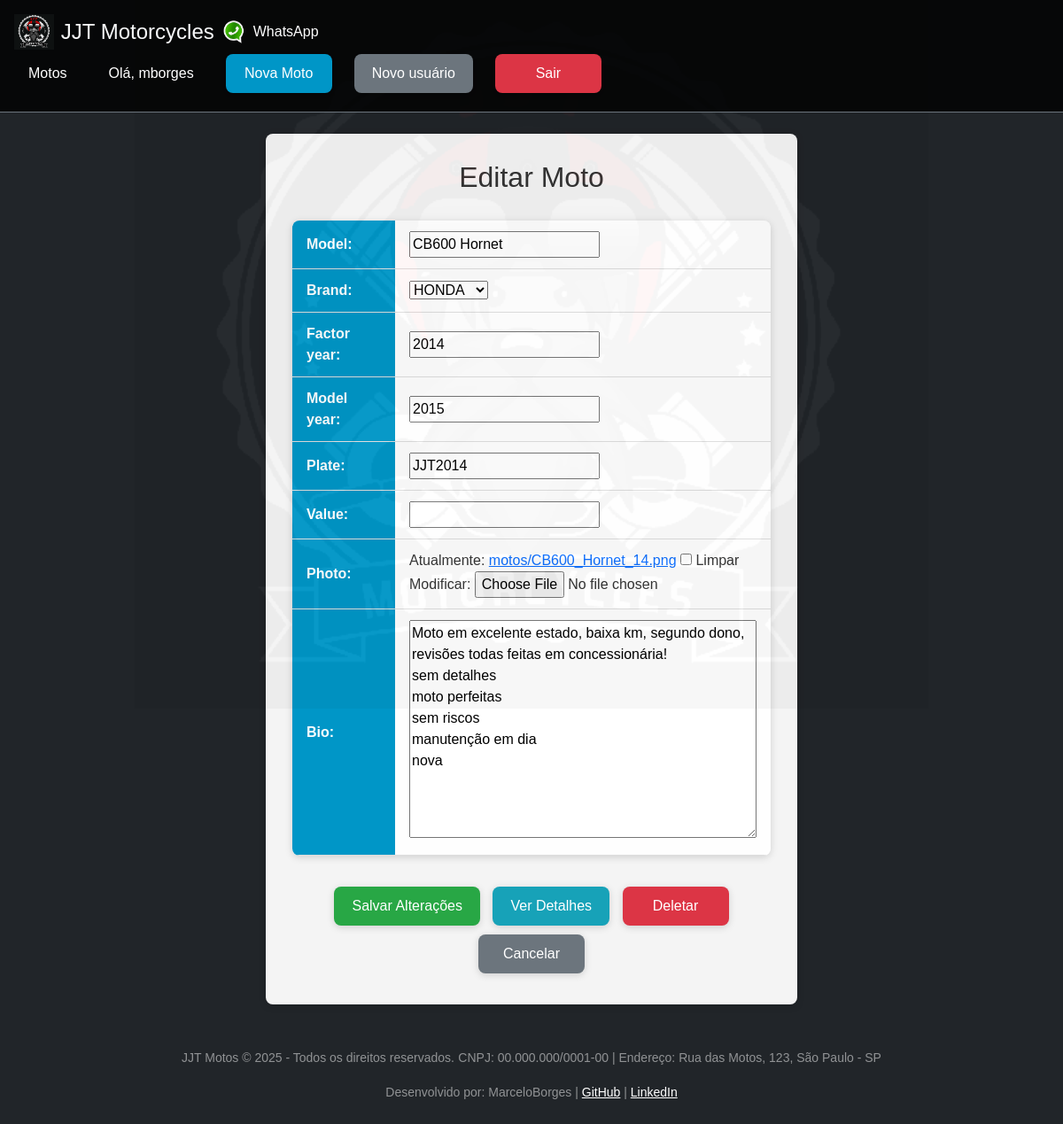
Page /motos/3/update/ (signed in) on the earlier database version.
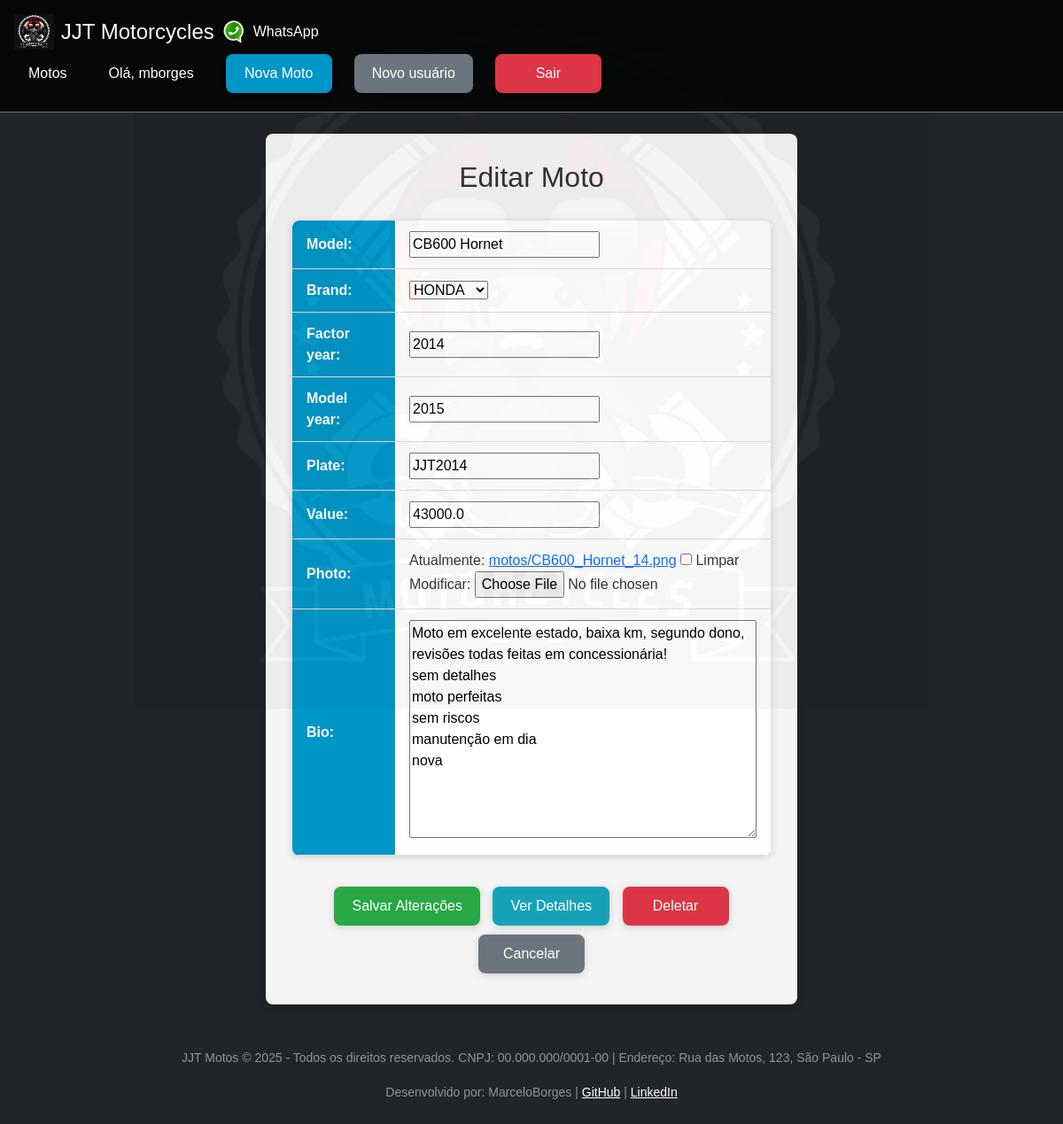
Same page on the later database version.
### motos/models.py (models this page shows, shortened)
class Motos(models.Model):
    id = models.AutoField(primary_key=True)
    model = models.CharField(max_length=200)
    brand = models.ForeignKey(Brand, on_delete=models.PROTECT, related_name='motos_brand')
    factor_year = models.IntegerField(blank=True, null=True)
    model_year = models.IntegerField(blank=True, null=True)
    plate = models.CharField(max_length=10, blank=True, null=True)
    value = models.FloatField(blank=True, null=True)
    photo = models.ImageField(upload_to='motos/', blank=True, null=True)
    bio = models.TextField(blank=True, null=True)

### motos/views.py (the view, shortened to what this page needs)
# urls.py: path('motos/<int:pk>/update/', MotoUpdateView.as_view(), name='moto_update'),
@method_decorator(login_required(login_url='login'), name='dispatch')
class MotoUpdateView(UpdateView):
    model = Motos
    form_class = MotoModelForm
    template_name = 'moto_update.html'

### motos/forms.py (shortened to what this page needs)
class MotoModelForm(forms.ModelForm):
    class Meta:
        model = Motos
        fields = '__all__'

### motos/models.py (called while the page is built)
    def __str__(self):
        return self.name

### motos/templates/moto_update.html (shortened to what this page needs)
{% extends "base.html" %}
{% block content %}
<div class="container-custom">
  <div class="form-custom fade-in-custom">
    <h2 class="text-center-custom mb-custom-3">Editar Moto</h2>
    <form method="post" enctype="multipart/form-data">
      <div class="table-custom">
        <table style="width: 100%; border: none; background: transparent;">
          {{ form.as_table }}
        </table>
      </div>
      <div class="text-center-custom mt-custom-3">
        <button type="submit" class="btn-custom btn-success-custom">Salvar Alterações</button>
        <a href="{% url 'moto_detail' pk=object.pk %}" class="btn-custom btn-info-custom">Ver Detalhes</a>
        <a href="{% url 'moto_delete' pk=object.pk %}" class="btn-custom btn-danger-custom">Deletar</a>
        <a href="{% url 'motos_list' %}" class="btn-custom btn-secondary-custom">Cancelar</a>
      </div>
    </form>
  </div>
</div>
{% endblock %}

Differences in the rows shown:
changed Motos "CB600 Hornet": value (not shown) → "43000.0"
